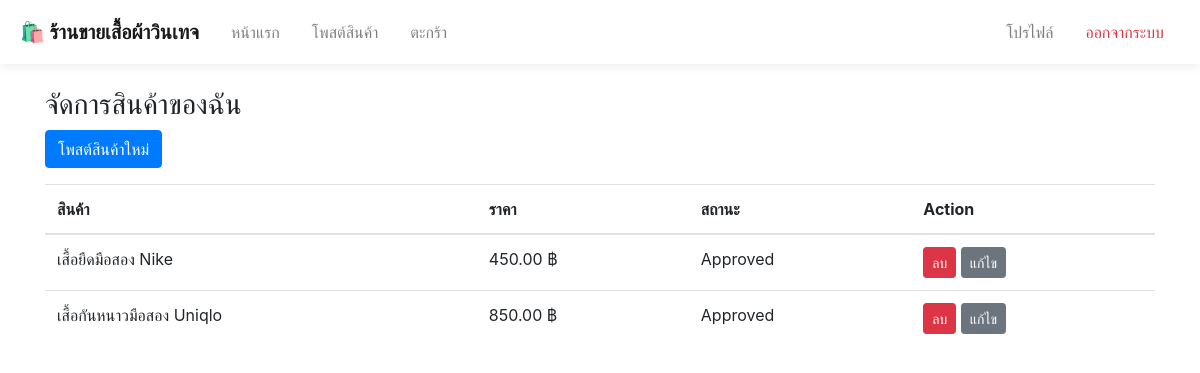
The page /seller_manage.php (signed in) on the database its author committed.
### tables this page shows
CREATE TABLE `products` (
  `id` int(11) NOT NULL,
  `seller_id` int(11) NOT NULL,
  `name` varchar(100) NOT NULL,
  `description` text DEFAULT NULL,
  `size` enum('XS','S','M','L','XL','XXL') NOT NULL,
  `source` varchar(255) DEFAULT NULL,
  `price` decimal(10,2) NOT NULL,
  `contact_info` varchar(255) DEFAULT NULL,
  `cover_image` varchar(255) DEFAULT NULL,
  `detail_images` text DEFAULT NULL,
  `status` enum('Pending','Approved','Rejected') DEFAULT 'Approved',
  `created_at` timestamp NOT NULL DEFAULT current_timestamp()
);

### seller_manage.php (the view, shortened to what this page needs)
<?php
require 'includes/common.php';
$uid = (int)$_SESSION['user_id'];
$products = mysqli_query($con, "SELECT * FROM products WHERE seller_id=$uid");
?>
<!doctype html><html lang="th"><head><meta charset="utf-8"><title>จัดการสินค้า</title>
<link rel="stylesheet" href="https://stackpath.bootstrapcdn.com/bootstrap/4.1.3/css/bootstrap.min.css"></head><body>
<?php include 'includes/header_menu.php'; ?>
<div class="container my-4">
  <h3>จัดการสินค้าของฉัน</h3>
  <a class="btn btn-primary mb-3" href="seller_post.php">โพสต์สินค้าใหม่</a>
  <table class="table"><thead><tr><th>สินค้า</th><th>ราคา</th><th>สถานะ</th><th>Action</th></tr></thead><tbody>
  <?php while($p = mysqli_fetch_assoc($products)) { ?>
    <tr><td><?php echo htmlspecialchars($p['name']); ?></td><td><?php echo number_format($p['price'],2); ?> ฿</td><td><?php echo $p['status']; ?></td>
    <td><a href="seller_manage.php?delete=<?php echo $p['id']; ?>" class="btn btn-danger btn-sm">ลบ</a>
    <button class="btn btn-sm btn-secondary" data-toggle="collapse" data-target="#edit<?php echo $p['id']; ?>">แก้ไข</button>
    </td></tr>
  <?php } ?>
  </tbody></table>
</div></body></html>

### rows shown on the page
products: name "เสื้อยืดมือสอง Nike", price "450.00", status "Approved"
products: name "เสื้อกันหนาวมือสอง Uniqlo", price "850.00", status "Approved"
